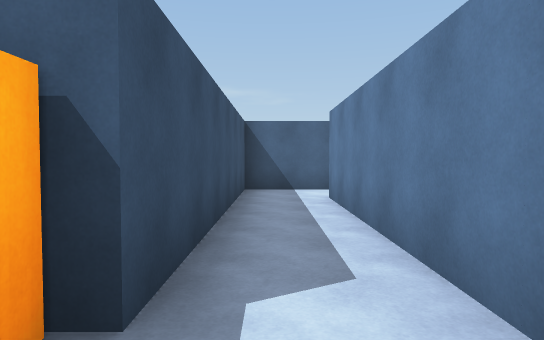
View 1 (above)

18 first-person views from a walk through a scene from a Unity 3-D project. The camera is 1.4 m above the floor, tilts 2° down and sees 75° across. The floor is counted in squares, 2 m on a side. Each view is taken from the middle of a square. On the plan, view 1 faces up. The plan holds only what a view shows up to about 11 squares ahead; the rest is blank. The place goes on beyond the plan. Some animated figures are not drawn.

View 2
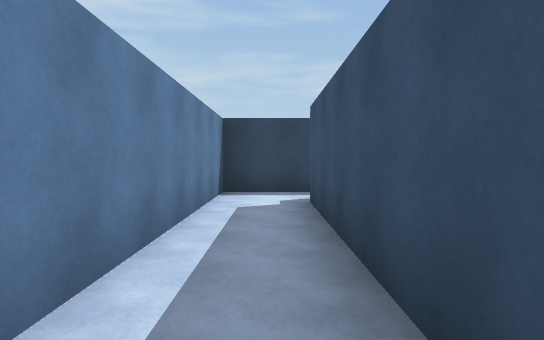

View 3
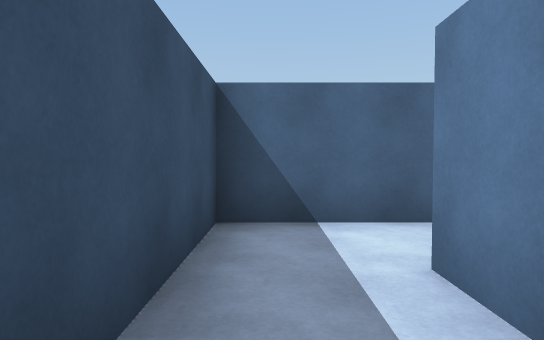

View 4
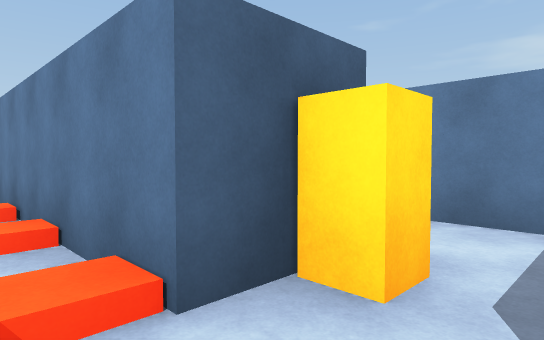

View 5
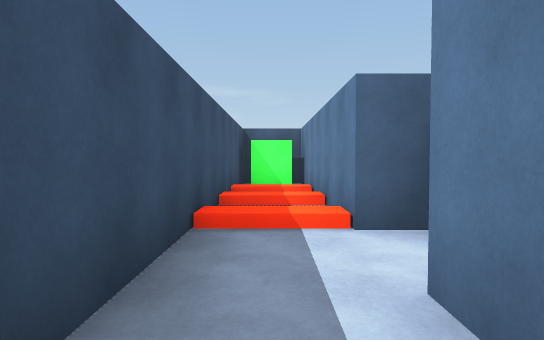

View 6
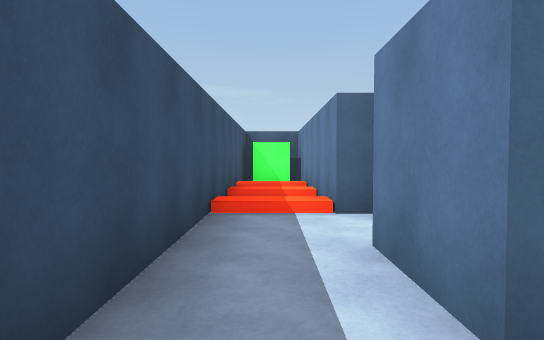

View 7
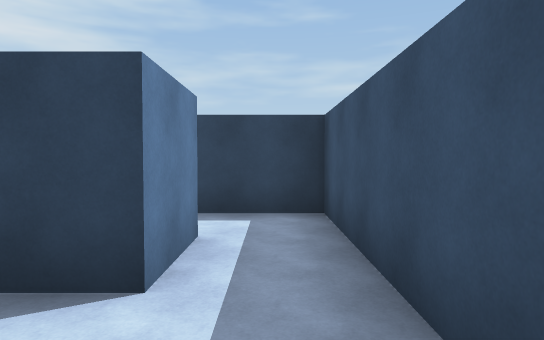

View 8
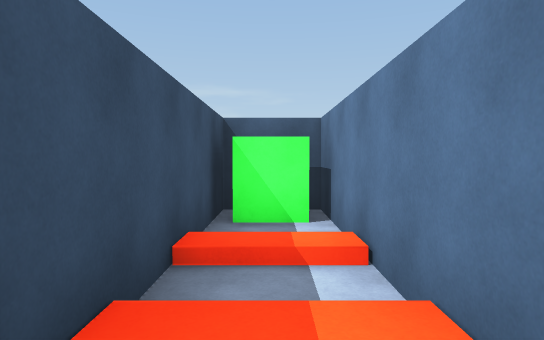

View 9
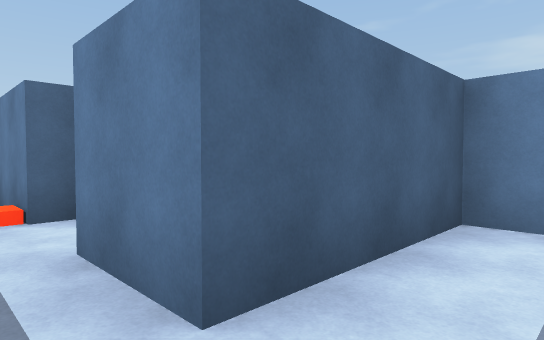

View 10
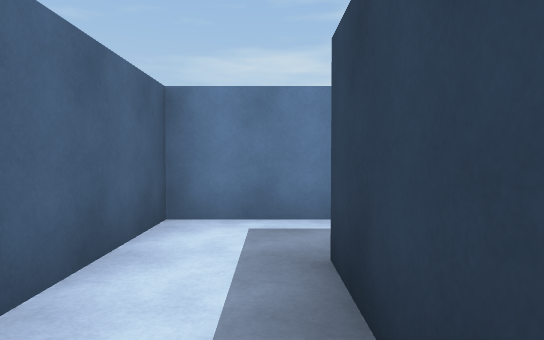

View 11
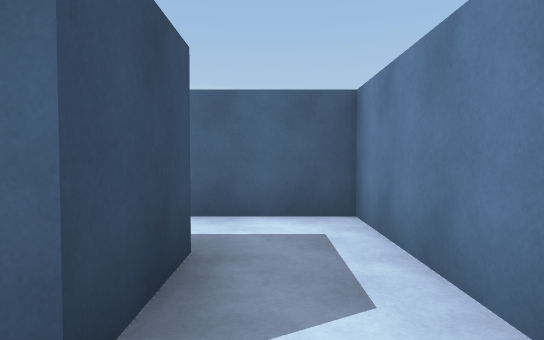

View 12
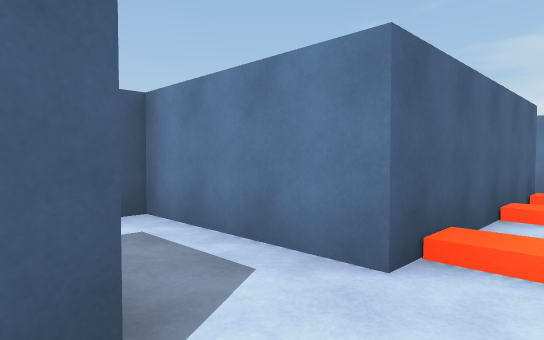

View 13
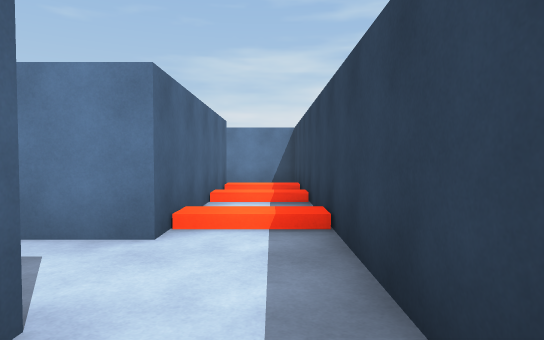

View 14
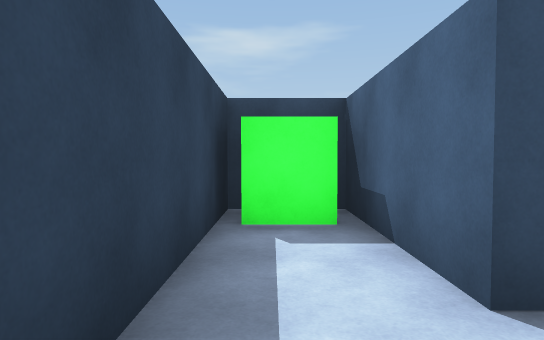

View 15
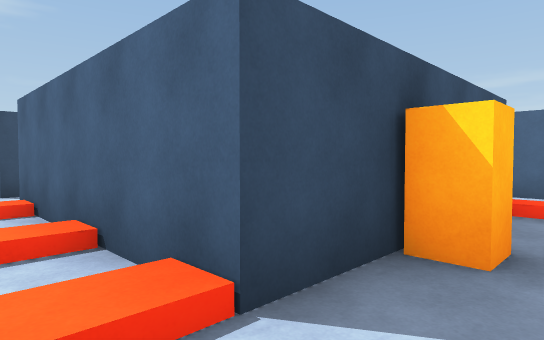

View 16
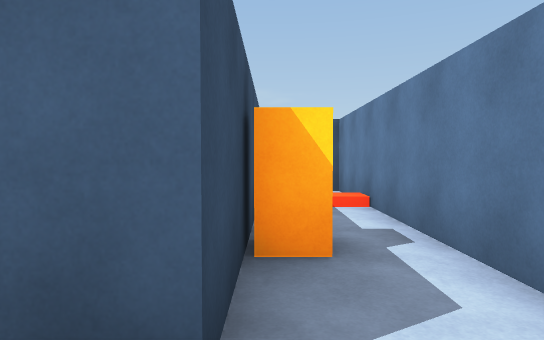

View 17
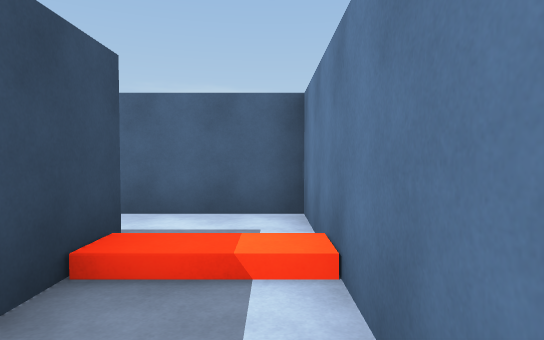

View 18
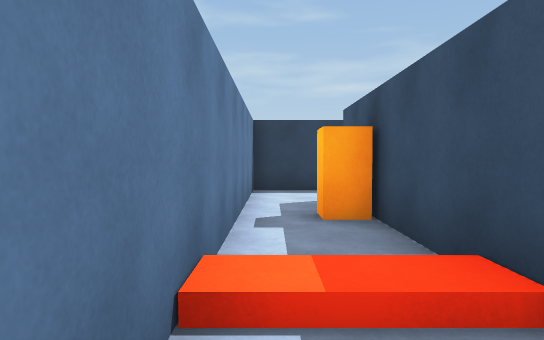

### Floor plan
Key: @ floor where view 1 was taken; # wall or solid block; . main floor; : floor 0.25 m higher than the main floor; / step, stairs or slope; O other object.
Columns run from 4 left of view 1 to 8 right of it. Each row starts with its distance up from view 1.
  8 #######
  7 #O##...
  6 #.##.#
  5 #:##.#
  4 #.##.#
  3 #/##.#
  2 #/##.#   ####
  1 #..O.#   ...#
  0 #...@#    ..#
 -1 #.####   #..#
 -2 #....#   #..#
 -3 #....#   #O.#
 -4 ####.#   #..#
 -5 ####.#####..#
 -6 #O....../...#
 -7 #############

Positions as (right, up) in squares from view 1, and headings:
1: (0, 0), facing up
2: (0, 7), facing down
3: (0, 4), facing up
4: (-3, 0), facing up-right
5: (-3, -2), facing up
6: (-3, -3), facing up
7: (-3, 2), facing down
8: (-3, 2), facing up
9: (-3, -3), facing up-right
10: (-3, -3), facing right
11: (0, -6), facing up
12: (-1, -6), facing up-right
13: (-2, -6), facing right
14: (1, -6), facing left
15: (7, -6), facing up-left
16: (6, -6), facing up
17: (7, -3), facing up
18: (7, 1), facing down
